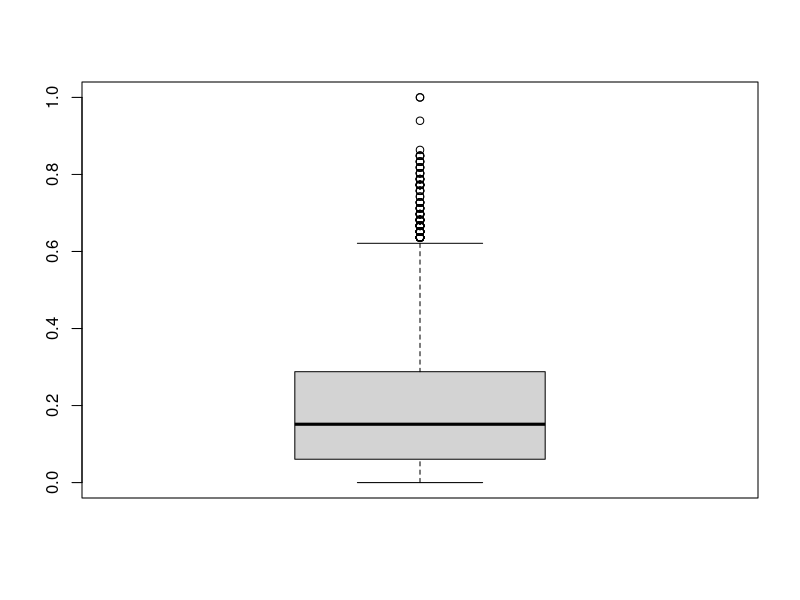
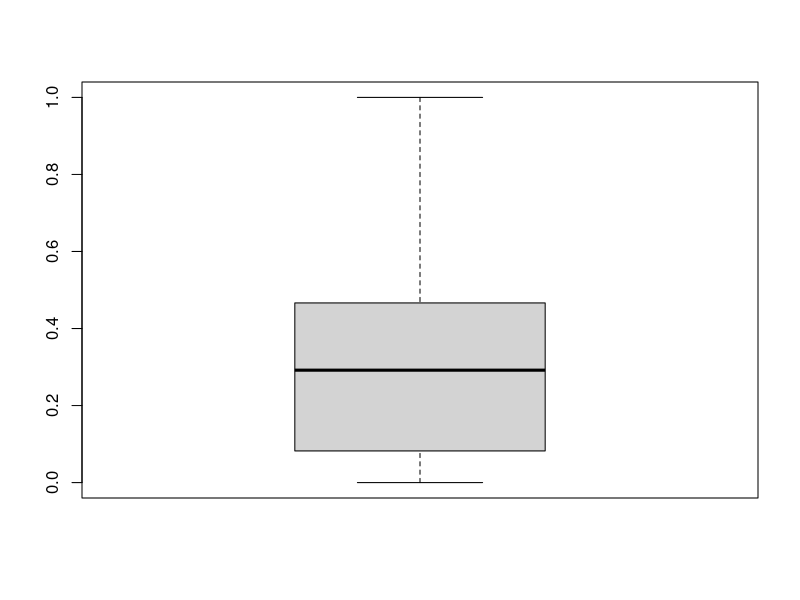
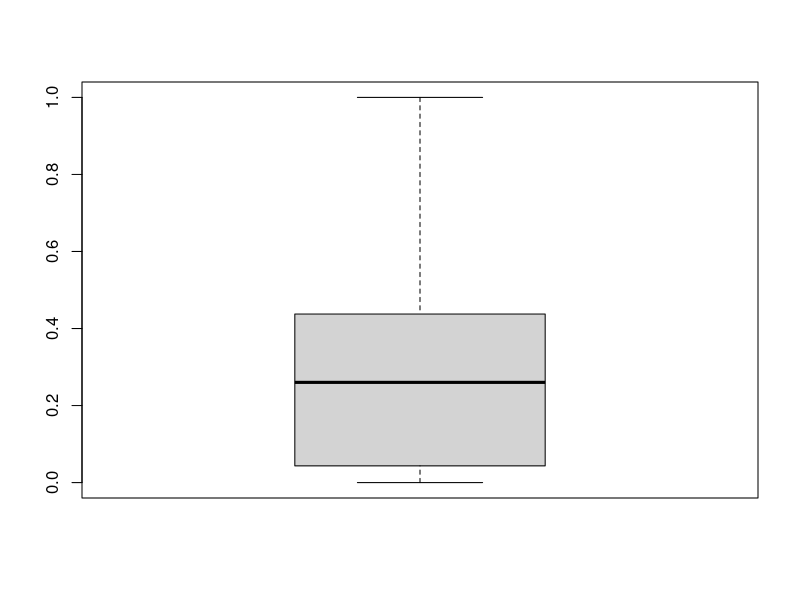
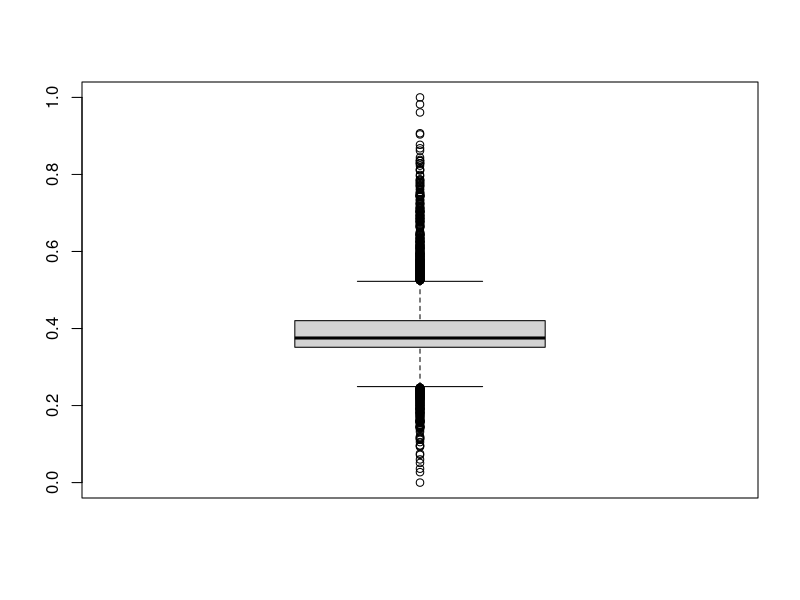
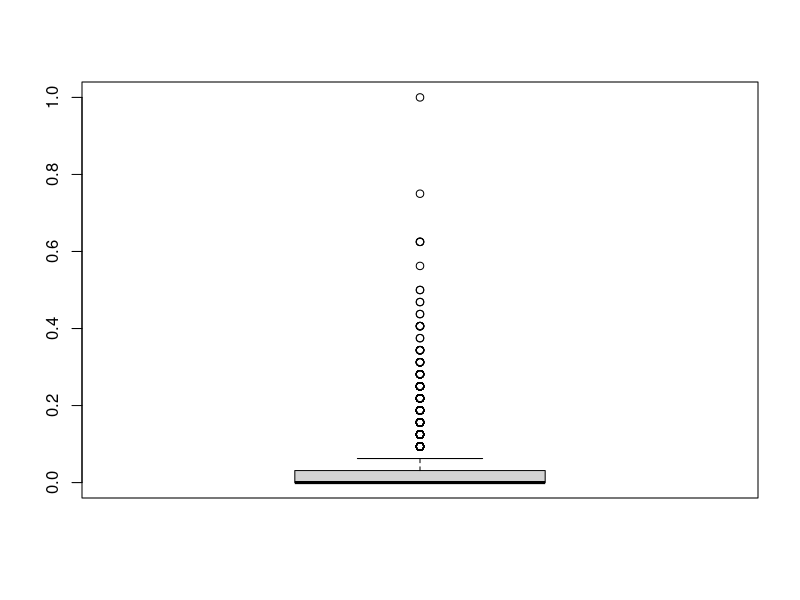
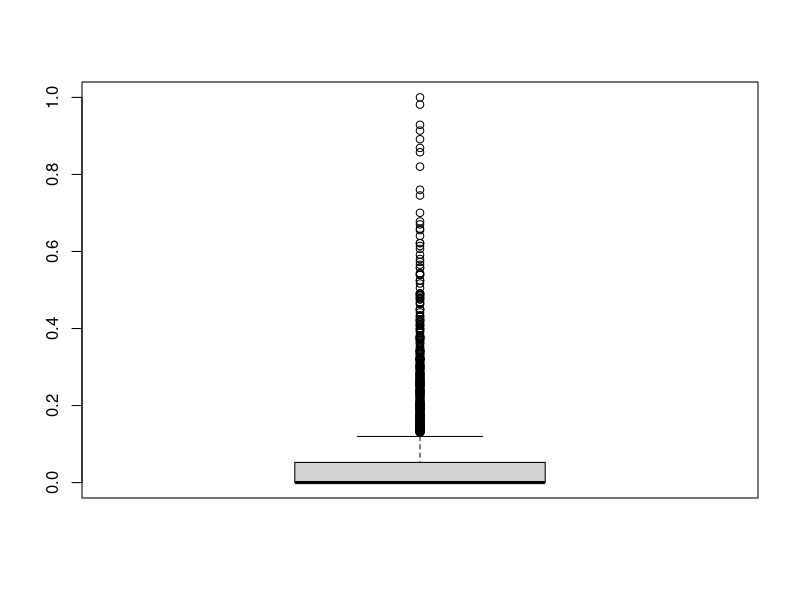
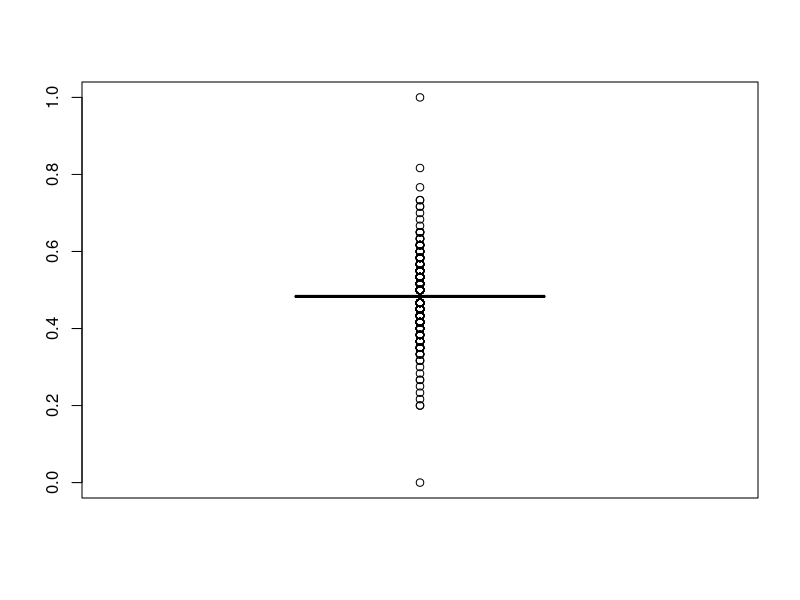
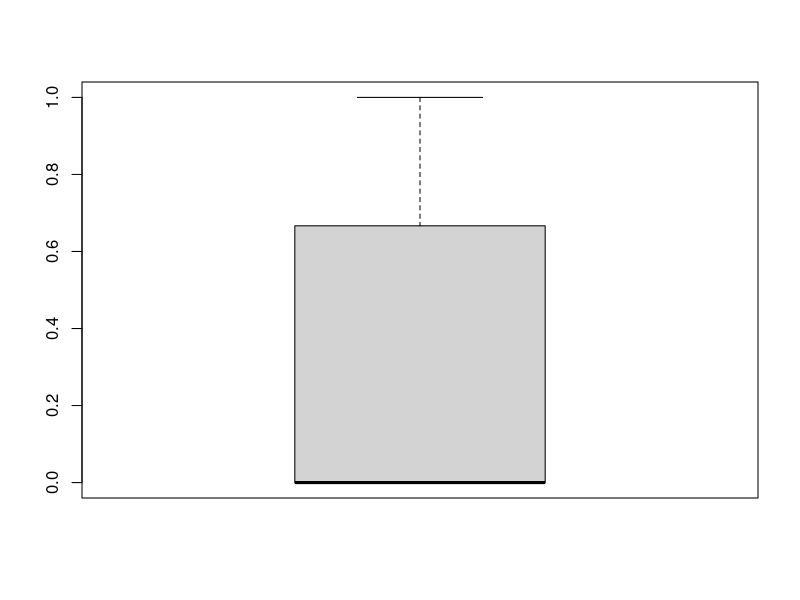

R code for these plots, in order: (Note: this script raises an error after producing the figures.)
#rm(churn_TestData)
#rm(churn_TrainingData)
#rm(churnData_Norm)
#rm(churnData_backup)
#rm(churnData_Balanced)
#rm(churnData_Final)
#rm(churnData_NoOutlier)
#rm(churnData_Norm_NoOutlier)
#rm(churnnewData)

#### Read the Churn Dataset ####
churnData <- read.csv("ChurnData.csv", header = TRUE)
str(churnData)

##Checking for NULL values
sum(is.na(churnData$CustomerAge))

##Backup of the data
churnData_backup <- churnData
str(churnData_backup)

#### Introducing new columns for previous months ####
churnnewData <- churnData

churnnewData$CHIScoreMonth1 <- churnData$CHIScoreMonth0 - churnData$CHIScoreMonth0_1
churnnewData$SupportCasesMonth1 <- churnData$SupportCasesMonth0 - churnData$SupportCasesMonth0_1
churnnewData$SPMonth1 <- churnData$SPMonth0 - churnData$SPMonth0_1

str(churnnewData)

#### Normalizing the dataset ####
normalize <- function(x) { return ((x - min(x)) / (max(x) - min(x))) }
churnData_Norm <- churnnewData

churnData_Norm$CustomerAge <- normalize(churnnewData$CustomerAge)
churnData_Norm$CHIScoreMonth0 <- normalize(churnnewData$CHIScoreMonth0)
churnData_Norm$CHIScoreMonth1 <- normalize(churnnewData$CHIScoreMonth1)
churnData_Norm$CHIScoreMonth0_1 <- normalize(churnnewData$CHIScoreMonth0_1)
churnData_Norm$SupportCasesMonth0 <- normalize(churnnewData$SupportCasesMonth0)
churnData_Norm$SupportCasesMonth1 <- normalize(churnnewData$SupportCasesMonth1)
churnData_Norm$SupportCasesMonth0_1 <- normalize(churnnewData$SupportCasesMonth0_1)
churnData_Norm$SPMonth0 <- normalize(churnnewData$SPMonth0)
churnData_Norm$SPMonth1 <- normalize(churnnewData$SPMonth1)
churnData_Norm$SPMonth0_1 <- normalize(churnnewData$SPMonth0_1)
churnData_Norm$Logins0_1 <- normalize(churnnewData$Logins0_1)
churnData_Norm$LogArticles0_1 <- normalize(churnnewData$LogArticles0_1)
churnData_Norm$Views0_1 <- normalize(churnnewData$Views0_1)
churnData_Norm$DaysSinceLastLogin0_1 <- normalize(churnnewData$DaysSinceLastLogin0_1)

##### Checking for Outliers ####
churnData_NoOutlier <- churnData_Norm

Outlier <- boxplot(churnData_Norm$CustomerAge)$out
churnData_NoOutlier$CustomerAge <- ifelse(churnData_NoOutlier$CustomerAge == 0, NA, churnData_NoOutlier$CustomerAge)

Outlier <- boxplot(churnData_Norm$CHIScoreMonth0)$out
Outlier <- boxplot(churnData_Norm$CHIScoreMonth1)$out
Outlier <- boxplot(churnData_Norm$CHIScoreMonth0_1)$out
Outlier <- boxplot(churnData_Norm$SupportCasesMonth0)$out
Outlier <- boxplot(churnData_Norm$SupportCasesMonth1)$out
Outlier <- boxplot(churnData_Norm$SupportCasesMonth0_1)$out
Outlier <- boxplot(churnData_Norm$SPMonth0)$out
Outlier <- boxplot(churnData_Norm$SPMonth1)$out
Outlier <- boxplot(churnData_Norm$SPMonth0_1)$out
Outlier <- boxplot(churnData_Norm$Logins0_1)$out
Outlier <- boxplot(churnData_Norm$LogArticles0_1)$out

Outlier <- boxplot(churnData_Norm$Views0_1)$out
churnData_NoOutlier$Views0_1 <- ifelse(churnData_NoOutlier$Views0_1 >= 0.95, NA, churnData_NoOutlier$Views0_1)

Outlier <- boxplot(churnData_Norm$DaysSinceLastLogin0_1)$out
churnData_NoOutlier$DaysSinceLastLogin0_1 <- ifelse(churnData_NoOutlier$DaysSinceLastLogin0_1 <= 0.05, NA, churnData_NoOutlier$DaysSinceLastLogin0_1)

##Removing Outliers
churnData_Final <- na.omit(churnData_NoOutlier)
str(churnData_Final)

#### Imbalanced Sampling ####
##Performing both under-sampling and over-sampling
library("ROSE")
churnData_Balanced <- ovun.sample(Churn ~ ., data = churnData_Final, method = "both", p=0.5, N=3000, seed = 2014)$data
table(churnData_Balanced$Churn)
prop.table(table(churnData_Balanced$Churn))

#churnData_Balanced$Churn <- as.factor(churnData_Balanced$Churn)

#### Splitting balanced Churn Dataset into Training (75%) and Testing (25%) data ####
set.seed(2014)
ind <- sample(2, nrow(churnData_Balanced), replace=TRUE, prob=c(0.75, 0.25))
churn_TrainingData <- churnData_Balanced[ind==1,]
churn_TestData <- churnData_Balanced[ind==2,]

table(churn_TrainingData$Churn) #2248 (0-1095; 1-1153)
prop.table(table(churn_TrainingData$Churn))

table(churn_TestData$Churn) #752 (0-362; 1-390)
prop.table(table(churn_TestData$Churn))

#### Logistic Regression ####
log_churn <- glm(Churn ~ . - ID - CHIScoreMonth0_1 - SupportCasesMonth0_1 - SPMonth0_1, data = churn_TrainingData, family=binomial(), maxit = 500)
summary(log_churn)

#### Performance metrics for Training Dataset ####

#Prediction of Training Dataset
log_churnTrain_Prob <- predict(log_churn, type = "response")
#log_churnTrain_Prob[1:25]
#contrasts(churn_TrainingData$Churn)
log_churnTrain_Pred <- rep("No-Churn", 2248)
log_churnTrain_Pred[log_churnTrain_Prob > 0.5] <- "Churn"

log_churnTrain_Prediction <- table(log_churnTrain_Pred, churn_TrainingData$Churn) 
log_churnTrain_Prediction

#Accuracy of the Training Dataset
log_churnTrain_Accuracy <- sum(log_churnTrain_Prediction[1,2] + log_churnTrain_Prediction[2,1]) / sum(log_churnTrain_Prediction)
log_churnTrain_Accuracy

#TP Rate of the Training Dataset
log_churnTrain_TPRate <- log_churnTrain_Prediction[1,2] / sum(log_churnTrain_Prediction[1,2] + log_churnTrain_Prediction[2,2])
log_churnTrain_TPRate

#### Performance metrics for Test Dataset ####

#Prediction of Test Dataset
log_churnTest_Prob <- predict(log_churn, newdata = churn_TestData, type = "response")
#contrasts(churn_TrainingData$Churn)
log_churnTest_Pred <- rep("No-Churn", 752)
log_churnTest_Pred[log_churnTest_Prob > 0.5] <- "Churn"

log_churnTest_Prediction <- table(log_churnTest_Pred, churn_TestData$Churn) 
log_churnTest_Prediction

#Accuracy of the Test Dataset
log_churnTest_Accuracy <- sum(log_churnTest_Prediction[1,2] + log_churnTest_Prediction[2,1]) / sum(log_churnTrain_Prediction)
log_churnTest_Accuracy

#TP Rate of the Test Dataset
log_churnTest_TPRate <- log_churnTest_Prediction[1,2] / sum(log_churnTest_Prediction[1,2] + log_churnTest_Prediction[2,2])
log_churnTest_TPRate

##### Forward Selection ####

LogRnull <- lm(Churn ~ 1,data = churn_TrainingData)
LogRfull <- lm(Churn ~ . - ID - CHIScoreMonth0_1 - SupportCasesMonth0_1 - SPMonth0_1, data = churn_TrainingData) 
step(LogRnull, scope = list(lower = LogRnull, upper = LogRfull), direction = "forward")

logVarSel_churn <- glm(Churn ~ CHIScoreMonth0 + CHIScoreMonth1 + DaysSinceLastLogin0_1 + CustomerAge + Views0_1 + SupportCasesMonth1 + LogArticles0_1, data = churn_TrainingData, family=binomial(), maxit = 300)
summary(logVarSel_churn) 

#### Performance metrics for Test Dataset after Variable Selection ####

#Prediction of Test Dataset after Variable Selection
logVarSel_churnTest_Prob <- predict(logVarSel_churn, newdata = churn_TestData, type = "response")
#logVarSel_churnTest_Prob[1:25]
#contrasts(churn_TrainingData$Churn)
logVarSel_churnTest_Pred <- rep("No-Churn", 752)
logVarSel_churnTest_Pred[logVarSel_churnTest_Prob > 0.5] <- "Churn"

logVarSel_churnTest_Prediction <- table(logVarSel_churnTest_Pred, churn_TestData$Churn) 
logVarSel_churnTest_Prediction

#Accuracy of the Test Dataset after Variable Selection
logVarSel_churnTest_Accuracy <- sum(logVarSel_churnTest_Prediction[1,2] + logVarSel_churnTest_Prediction[2,1]) / sum(logVarSel_churnTest_Prediction)
log_churnTest_Accuracy

#TP Rate of the Test Dataset after Variable Selection
logVarSel_churnTest_TPRate <- logVarSel_churnTest_Prediction[1,2] / sum(logVarSel_churnTest_Prediction[1,2] + logVarSel_churnTest_Prediction[2,2])
logVarSel_churnTest_TPRate


#### Top 100 Customers having the highest Churn Probabilities ####

logVarSel_churnData_Prob <- predict(logVarSel_churn, newdata = churnData_Final, type = "response")
ChurnProb <- as.data.frame(logVarSel_churnData_Prob)
ChurnData_results <- cbind(churnData_Final, ChurnProb)

#str(ChurnData_results)
#head(ChurnData_results, n=5)

Churn_OrderedProb <- ChurnData_results[order(-logVarSel_churnData_Prob),] 
Churn_Top100 <- head(Churn_OrderedProb, n=100)
write.csv(Churn_Top100, file = "Top_100_Customers_Churn.csv")
write.csv(Churn_OrderedProb, file = "Churn.csv")
Churn_Top100$ID

##CustomerAge + CHIScoreMonth0 + CHIScoreMonth0_1 + SupportCasesMonth0 + SupportCasesMonth0_1 + SPMonth0 + SPMonth0_1 + Logins0_1 + LogArticles0_1 + Views0_1 + DaysSinceLastLogin0_1 + Churn
